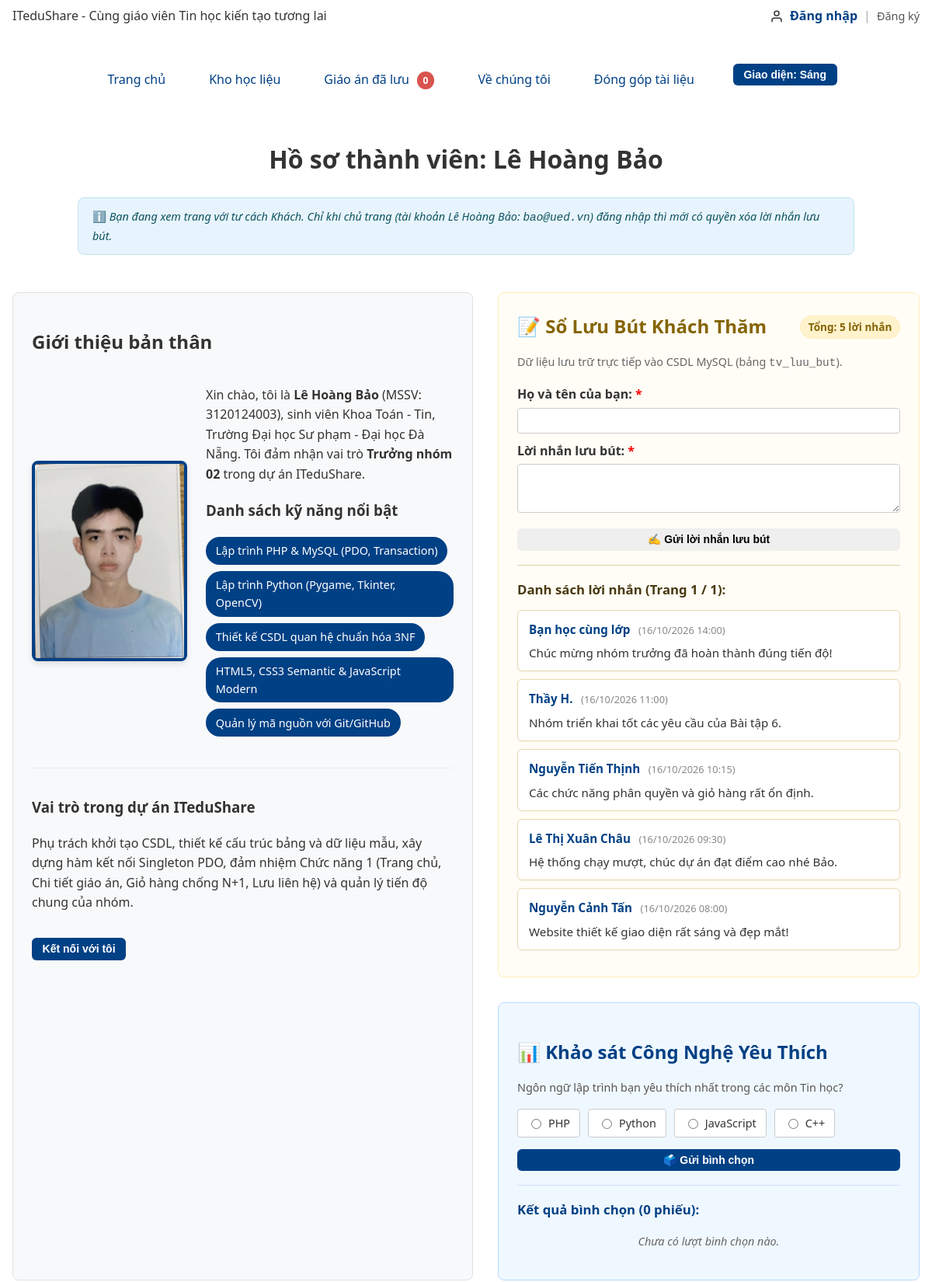
Before: /thanhvien/3120124003_bao/gioithieu.php (upper part) with the older database file.
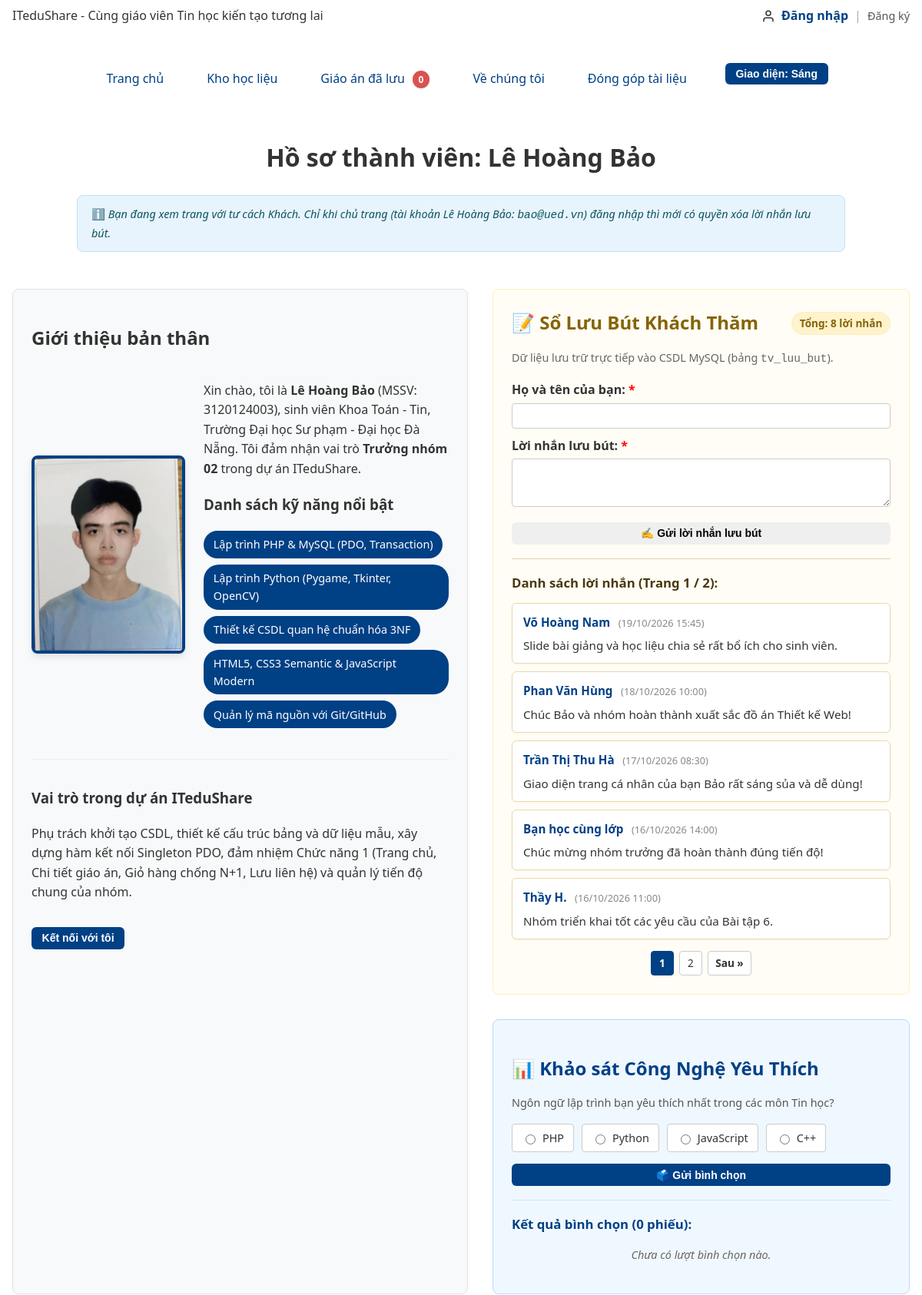
After: the same page with the newer database file.
### tables this page shows
CREATE TABLE tv_luu_but (
  id        INT UNSIGNED AUTO_INCREMENT PRIMARY KEY,
  mssv      CHAR(10) NOT NULL,
  ten_khach VARCHAR(50) NOT NULL,
  loi_nhan  VARCHAR(500) NOT NULL,
  thoi_gian DATETIME NOT NULL DEFAULT CURRENT_TIMESTAMP,
  FOREIGN KEY (mssv) REFERENCES thanh_vien(mssv) ON DELETE CASCADE
);

### inc/db.php (called while the page is built, shortened)
<?php
function db(): PDO {
    static $pdo = null;
    if ($pdo === null) {
        $host    = 'localhost';
        $port    = '3306';
        $dbname  = 'ltweb_nhom02';
        $charset = 'utf8mb4';
        $user    = 'root';
        $pass    = '';
        $dsn = "mysql:host={$host};port={$port};dbname={$dbname};charset={$charset}";
        $options = [
            PDO::ATTR_ERRMODE            => PDO::ERRMODE_EXCEPTION,
            PDO::ATTR_DEFAULT_FETCH_MODE => PDO::FETCH_ASSOC,
            PDO::ATTR_EMULATE_PREPARES   => false,
        ];
        $pdo = new PDO($dsn, $user, $pass, $options);
    }
    return $pdo;
}

### inc/ham.php (called while the page is built, shortened)
<?php
function e(mixed $str): string {
    return htmlspecialchars((string)$str, ENT_QUOTES | ENT_SUBSTITUTE, 'UTF-8');
}

### thanhvien/3120124003_bao/gioithieu.php (the view, shortened to what the rows shown need)
<?php
$moiTrang = 5;
$trangHienTaiLB = filter_var($_GET['trang'] ?? 1, FILTER_VALIDATE_INT, [
    'options' => ['min_range' => 1, 'default' => 1]
]);
$offset = ($trangHienTaiLB - 1) * $moiTrang;
$stLB = db()->prepare('SELECT id, ten_khach, loi_nhan, thoi_gian
                       FROM tv_luu_but
                       WHERE mssv = ?
                       ORDER BY thoi_gian DESC, id DESC
                       LIMIT ? OFFSET ?');
$stLB->bindValue(1, MSSV_BAO);
$stLB->bindValue(2, $moiTrang, PDO::PARAM_INT);
$stLB->bindValue(3, $offset, PDO::PARAM_INT);
$stLB->execute();
$danhSachLuuBut = $stLB->fetchAll();
require_once __DIR__ . '/../../inc/header.php';
?>
<link rel="stylesheet" href="css/canhan-bao.css">
<main class="trang__chinh phan-lien-he">
  <h1 class="phan-lien-he__tieu-de can-giua-chu">Hồ sơ thành viên: Lê Hoàng Bảo</h1>
  <div style="display: flex; flex-wrap: wrap; gap: 2rem; margin-bottom: 2rem;">
    <section class="bieu-mau" style="flex: 1; min-width: 320px;">
      <h2>Giới thiệu bản thân</h2>
    </section>
    <div style="flex: 1; min-width: 320px; display: flex; flex-direction: column; gap: 2rem;">
      <section class="bieu-mau" style="background-color: #fffdf5; border-color: #ffeeba;">
        <div style="display: flex; justify-content: space-between; align-items: center; margin-bottom: 0.5rem; flex-wrap: wrap; gap: 0.5rem;">
            <h2 style="color: #856404; margin: 0;">📝 Sổ Lưu Bút Khách Thăm</h2>
        </div>
        <?php if (empty($danhSachLuuBut)): ?>
            <p style="color: #666; font-style: italic; text-align: center; padding: 1rem;">Chưa có lời nhắn nào.</p>
        <?php else: ?>
            <ul style="list-style: none; padding: 0; margin: 0;">
                <?php foreach ($danhSachLuuBut as $lb): ?>
                    <li style="background: #ffffff; padding: 12px 14px; border: 1px solid #ebd9b0; border-radius: 6px; margin-bottom: 10px; box-shadow: 0 1px 3px rgba(0,0,0,0.04);">
                        <div style="display: flex; justify-content: space-between; align-items: center; margin-bottom: 6px; gap: 0.5rem;">
                            <div>
                                <strong style="color: #004085; font-size: 0.95rem;"><?= e($lb['ten_khach']) ?></strong>
                                <span style="font-size: 0.8rem; color: #888; margin-left: 0.4rem;">
                                    (<?= date('d/m/Y H:i', strtotime($lb['thoi_gian'])) ?>)
                                </span>
                            </div>
                        </div>
                        <p style="margin: 0; color: #333; line-height: 1.45; font-size: 0.95rem;">
                            <?= nl2br(e($lb['loi_nhan'])) ?>
                        </p>
                    </li>
                <?php endforeach; ?>
            </ul>
        <?php endif; ?>
      </section>
      <section class="bieu-mau" style="background-color: #f0f8ff; border-color: #b8daff;">
        <h2 style="color: #004085; margin-bottom: 0.5rem;">📊 Khảo sát Công Nghệ Yêu Thích</h2>
      </section>
    </div>
  </div>
</main>
</body>
</html>

Changed rows visible on the page:
no longer on this page (row unchanged): tv_luu_but: ten_khach "Nguyễn Tiến Thịnh", thoi_gian "16/10/2026 10:15", loi_nhan "Các chức năng phân quyền và giỏ hàng rất ổn định."
no longer on this page (row unchanged): tv_luu_but: ten_khach "Lê Thị Xuân Châu", thoi_gian "16/10/2026 09:30", loi_nhan "Hệ thống chạy mượt, chúc dự án đạt điểm cao nhé Bảo."
no longer on this page (row unchanged): tv_luu_but: ten_khach "Nguyễn Cảnh Tấn", thoi_gian "16/10/2026 08:00", loi_nhan "Website thiết kế giao diện rất sáng và đẹp mắt!"
added tv_luu_but: ten_khach "Võ Hoàng Nam", thoi_gian "19/10/2026 15:45", loi_nhan "Slide bài giảng và học liệu chia sẻ rất bổ ích cho sinh viên."
added tv_luu_but: ten_khach "Phan Văn Hùng", thoi_gian "18/10/2026 10:00", loi_nhan "Chúc Bảo và nhóm hoàn thành xuất sắc đồ án Thiết kế Web!"
added tv_luu_but: ten_khach "Trần Thị Thu Hà", thoi_gian "17/10/2026 08:30", loi_nhan "Giao diện trang cá nhân của bạn Bảo rất sáng sủa và dễ dùng!"
Other visible differences:
$tongLoiNhan: "5" → "8"
$soTrang: "1" → "2"
new list line: "1"
new list line: "2"
text now shown: "Sau »"
